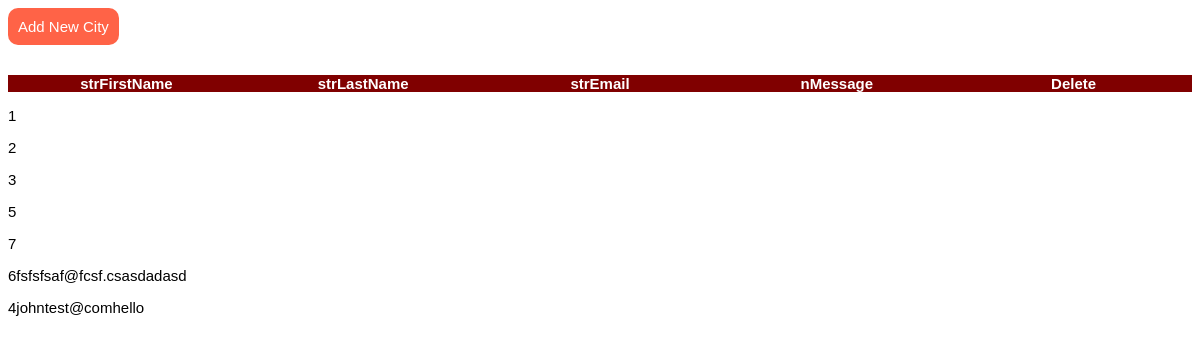
Page /submit.php on the committed database.
### tables this page shows
CREATE TABLE `form` (
  `id` int(11) NOT NULL,
  `strFirstName` varchar(255) NOT NULL,
  `strLastName` varchar(255) NOT NULL,
  `strEmail` varchar(255) NOT NULL,
  `nMessage` varchar(255) NOT NULL
);

### submit.php (the view, shortened to what this page needs)
<!DOCTYPE html>
<html>
<head>
</head>
<body>
  <a href="contact.php" class="btn">Add New City</a>
  <div id="cooltable">
    <?php
    include("functions/functions.php");
    $results = fetchData("SELECT * FROM form ORDER BY strFirstName");
     ?>
    <?php while($row = mysqli_fetch_assoc($results)): ?>
      <p><?= $row['id'] ?><?= $row['strFirstName'] ?><?= $row['strEmail'] ?><?= $row['nMessage'] ?></p>
    <?php endwhile; ?>
  </div>
</body>
</html>

### submit.php (style rules this page uses)
* { font-family: arial; font-size: 15px; }
a.btn { display: inline-block; background: tomato; border-radius: 10px; padding: 10px; color: #fff; text-decoration: none; margin-bottom: 30px; }

### rows in the picture
form: id "1"
form: id "2"
form: id "3"
form: id "5"
form: id "7"
form: id "6", strFirstName "fsf", strEmail "sfsaf@fcsf.csa", nMessage "sdadasd"
form: id "4", strFirstName "john", strEmail "test@com", nMessage "hello"

### other values in the picture
$fieldName "strFirstName"
$fieldName "strLastName"
$fieldName "strEmail"
$fieldName "nMessage"
